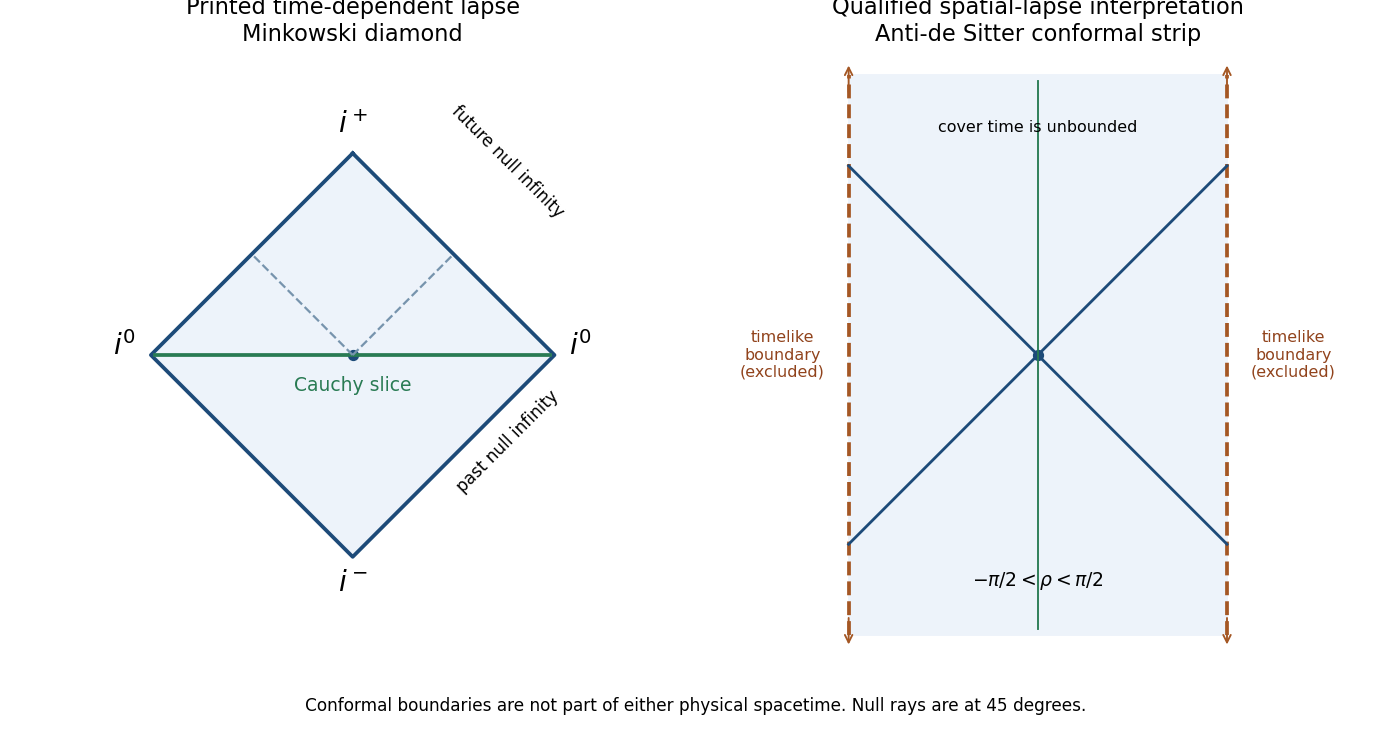

This figure's Python source:
"""Printed-metric Minkowski diamond and explicitly qualified AdS-cover strip.
Tested: Python 3.14, numpy 2.3.5, matplotlib 3.10.7.
Output: paper-59-causal-structures.png in caller CWD. Preserve caller MPLCONFIGDIR.
"""
import numpy as np
import matplotlib
matplotlib.use('Agg')
import matplotlib.pyplot as plt
fig,axes=plt.subplots(1,2,figsize=(10.3,5.4),dpi=135,facecolor='white')
a=axes[0]
x=[0,1,0,-1,0];y=[1,0,-1,0,1]
a.fill(x,y,color='#edf3fa');a.plot(x,y,color='#1d4b79',lw=2)
a.plot([-.98,.98],[0,0],color='#297b53',lw=2,label='Cauchy slice')
for end in [-1,1]:a.plot([0,end*.5],[0,.5],ls='--',color='#7794ad',lw=1.2)
a.scatter([0],[0],c='#1d4b79',s=25)
a.text(0,1.10,r'$i^+$',ha='center',fontsize=15);a.text(0,-1.17,r'$i^-$',ha='center',fontsize=15)
a.text(-1.13,0,r'$i^0$',ha='center',fontsize=15);a.text(1.13,0,r'$i^0$',ha='center',fontsize=15)
a.text(.77,.68,'future null infinity',rotation=-45,ha='center',fontsize=9)
a.text(.77,-.68,'past null infinity',rotation=45,ha='center',fontsize=9)
a.text(0,-.18,'Cauchy slice',ha='center',color='#297b53',fontsize=10)
a.set_title('Printed time-dependent lapse\nMinkowski diamond',fontsize=12)
a.set_xlim(-1.43,1.43);a.set_ylim(-1.5,1.5);a.set_aspect('equal');a.axis('off')
b=axes[1]
b.fill_between([-1,1],-1.48,1.48,color='#edf3fa')
for side in [-1,1]:
    b.plot([side,side],[-1.48,1.48],ls='--',lw=2,color='#a45724')
    b.text(side*1.35,0,'timelike\nboundary\n(excluded)',ha='center',va='center',fontsize=8.5,color='#91431c')
    b.plot([0,side],[0,1],lw=1.5,color='#1d4b79')
    b.plot([0,side],[0,-1],lw=1.5,color='#1d4b79')
    b.annotate('',xy=(side,1.55),xytext=(side,1.37),arrowprops={'arrowstyle':'->','color':'#a45724'})
    b.annotate('',xy=(side,-1.55),xytext=(side,-1.37),arrowprops={'arrowstyle':'->','color':'#a45724'})
b.plot([0,0],[-1.45,1.45],lw=1,color='#297b53')
b.text(0,1.18,'cover time is unbounded',ha='center',fontsize=8.5)
b.text(0,-1.22,r'$-\pi/2<\rho<\pi/2$',ha='center',fontsize=10)
b.scatter([0],[0],c='#1d4b79',s=25)
b.set_title('Qualified spatial-lapse interpretation\nAnti-de Sitter conformal strip',fontsize=12)
b.set_xlim(-1.65,1.65);b.set_ylim(-1.6,1.6);b.set_aspect('equal');b.axis('off')
fig.text(.5,.025,'Conformal boundaries are not part of either physical spacetime. Null rays are at 45 degrees.',ha='center',fontsize=9)
fig.tight_layout(rect=[0,.07,1,1]);fig.savefig('paper-59-causal-structures.png',facecolor='white',transparent=False);plt.close(fig)
